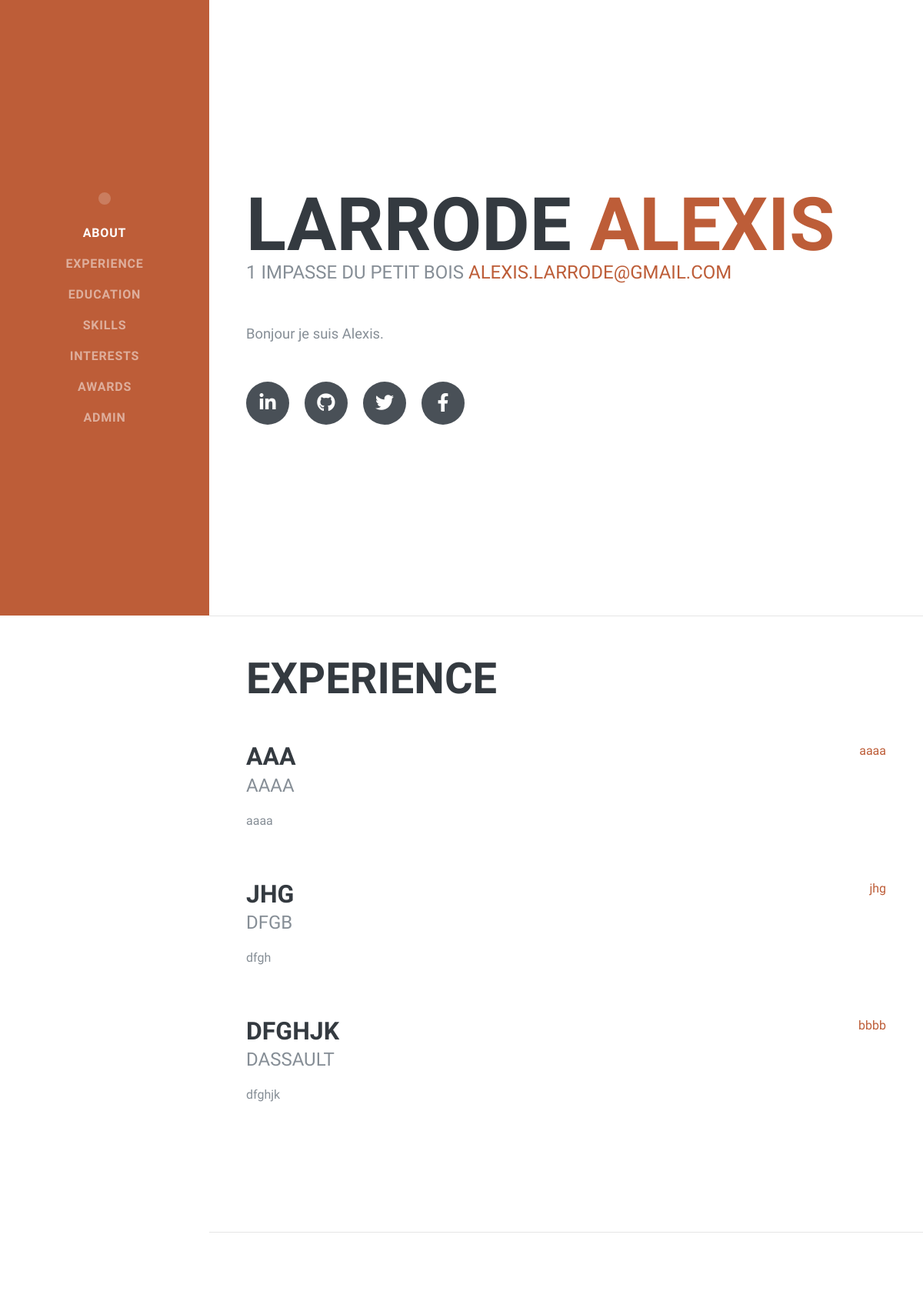
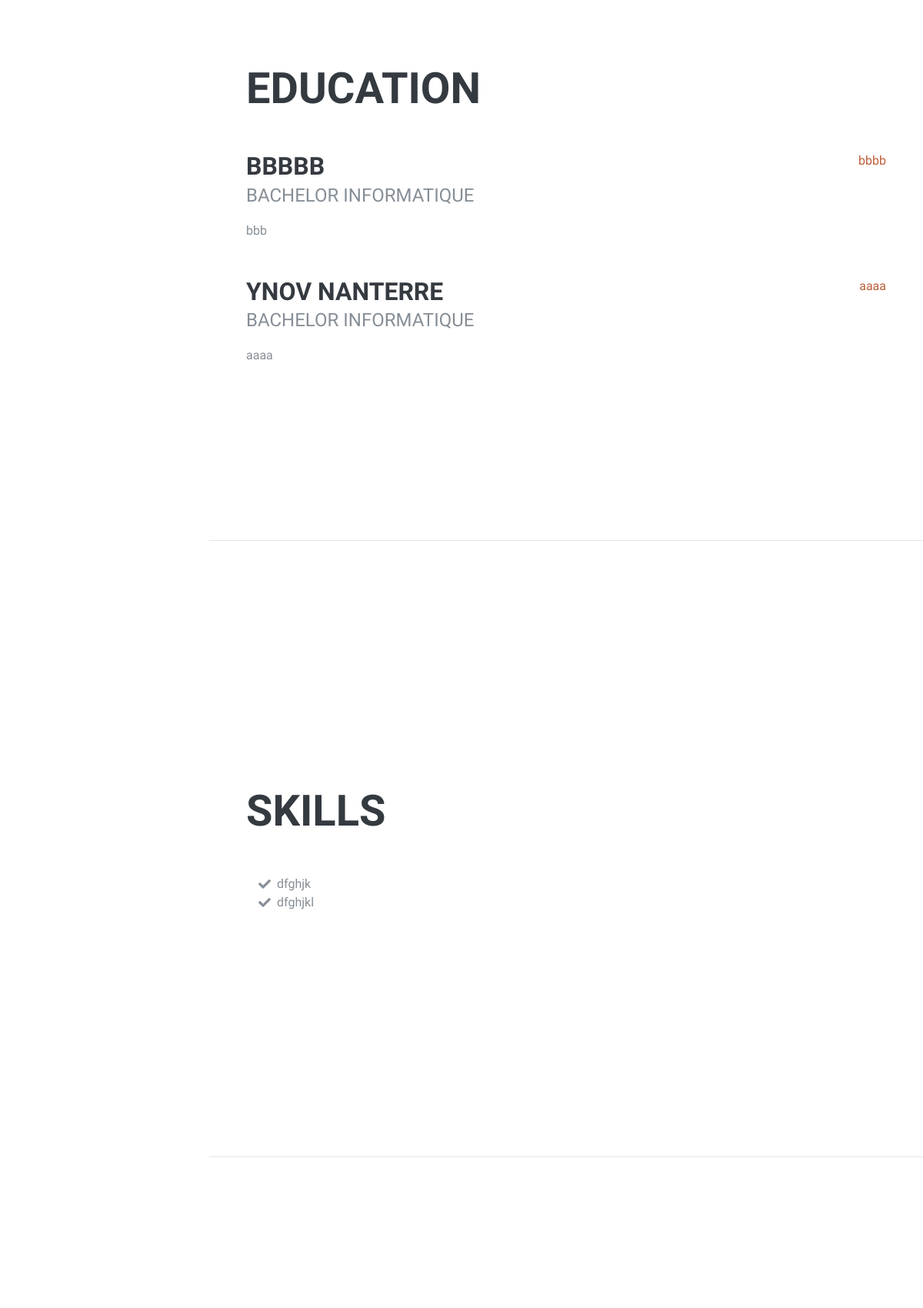
The page / (upper part) on the database its author committed (2 pictures, top to bottom).
### tables this page shows
CREATE TABLE `membre` (
  `id` char(30) NOT NULL,
  `pseudo` varchar(20) NOT NULL,
  `mdp` varchar(32) NOT NULL,
  `nom` varchar(20) NOT NULL,
  `prenom` varchar(20) NOT NULL,
  `email` varchar(50) NOT NULL,
  `civilite` enum('m','f') NOT NULL,
  `ville` varchar(20) NOT NULL,
  `code_postal` int(5) UNSIGNED ZEROFILL NOT NULL,
  `adresse` varchar(50) NOT NULL,
  `statut` int(1) NOT NULL DEFAULT 0,
  `info` char(200) DEFAULT NULL
);

CREATE TABLE `experience` (
  `id` int(2) NOT NULL,
  `poste` varchar(30) DEFAULT NULL,
  `employeur` varchar(30) DEFAULT NULL,
  `duree` varchar(30) DEFAULT NULL,
  `info` char(200) DEFAULT NULL
);

CREATE TABLE `education` (
  `id` int(2) NOT NULL,
  `etablissement` varchar(30) NOT NULL,
  `formation` varchar(30) NOT NULL,
  `duree` varchar(30) NOT NULL,
  `info` varchar(200) NOT NULL
);

CREATE TABLE `skills` (
  `id` int(2) NOT NULL,
  `info` varchar(100) DEFAULT NULL
);

### index.php (called while the page is built)
<?php
require_once('inc/init.inc.php');
require_once('inc/navigation.inc.php');
require_once('inc/about.inc.php');
require_once('inc/experience.inc.php');
require_once('inc/education.inc.php');
require_once('inc/skills.inc.php');
require_once('inc/interests.inc.php');
require_once('inc/awards.inc.php');
?>

### inc/experience.inc.php (the view)
<section class="resume-section p-3 p-lg-5 d-flex justify-content-center" id="experience">
  <div class="w-100">
    <h2 class="mb-5">Experience</h2>
    <?php
    $result = $mysqli->query("SELECT * FROM experience");
    while($experience = $result->fetch_assoc()){ ?>
      <div class="resume-item d-flex flex-column flex-md-row justify-content-between mb-5">
        <div class="resume-content">
          <h3 class="mb-0"><?php echo "$experience[poste]"?></h3>
          <div class="subheading mb-3"><?php echo "$experience[employeur]"?></div>
          <p><?php echo "$experience[info]"?></p>
        </div>
        <div class="resume-date text-md-right">
          <span class="text-primary"><?php echo "$experience[duree]"?></span>
        </div>
      </div>
      <?php
    }?>
  </div>
</section>
<hr class="m-0">

### inc/navigation.inc.php (shortened to what this page needs)
<!DOCTYPE html>
<html lang="en">
<head>
  <link href="vendor/bootstrap/css/bootstrap.min.css" rel="stylesheet">
  <link href="vendor/fontawesome-free/css/all.min.css" rel="stylesheet">
  <link href="css/resume.min.css" rel="stylesheet">
</head>
<body id="page-top">
  <nav class="navbar navbar-expand-lg navbar-dark bg-primary fixed-top" id="sideNav">
    <a class="navbar-brand js-scroll-trigger" href="#page-top">
      <span class="d-none d-lg-block">
        <img class="img-fluid img-profile rounded-circle mx-auto mb-2" src="" alt="">
      </span>
    </a>
    <div class="collapse navbar-collapse" id="navbarSupportedContent">
      <ul class="navbar-nav">
        <li class="nav-item">
          <a class="nav-link js-scroll-trigger" href="#about">About</a>
        </li>
        <li class="nav-item">
          <a class="nav-link js-scroll-trigger" href="#experience">Experience</a>
        </li>
        <li class="nav-item">
          <a class="nav-link js-scroll-trigger" href="#education">Education</a>
        </li>
        <li class="nav-item">
          <a class="nav-link js-scroll-trigger" href="#skills">Skills</a>
        </li>
        <li class="nav-item">
          <a class="nav-link js-scroll-trigger" href="#interests">Interests</a>
        </li>
        <li class="nav-item">
          <a class="nav-link js-scroll-trigger" href="#awards">Awards</a>
        </li>
        <li class="nav-item">
          <a class="nav-link js-scroll-trigger" href="connection.php">Admin<?php if(internauteEstConnecteEtEstAdmin()){echo'(connecté)';}?></a>
        </li>
      </ul>
    </div>
  </nav>

### inc/about.inc.php
<div class="container-fluid p-0">
<?php
$result = $mysqli->query("SELECT * FROM membre WHERE prenom='Alexis'");
$membre = $result->fetch_assoc();
?>
<section class="resume-section p-3 p-lg-5 d-flex align-items-center" id="about">
  <div class="w-100">
    <h1 class="mb-0"><?php echo "$membre[nom]";?>
      <span class="text-primary"><?php echo "$membre[prenom]";?></span>
    </h1>
    <div class="subheading mb-5"><?php echo "$membre[adresse]";?>
      <a href="mailto:name@email.com"><?php echo "$membre[email]";?></a>
    </div>
    <p class="lead mb-5"><?php echo "$membre[info]";?></p>
    <div class="social-icons">
      <a href="#">
        <i class="fab fa-linkedin-in"></i>
      </a>
      <a href="#">
        <i class="fab fa-github"></i>
      </a>
      <a href="#">
        <i class="fab fa-twitter"></i>
      </a>
      <a href="#">
        <i class="fab fa-facebook-f"></i>
      </a>
    </div>
  </div>
</section>
<hr class="m-0">

### inc/education.inc.php
<section class="resume-section p-3 p-lg-5 d-flex align-items-center" id="education">
  <div class="w-100">
    <h2 class="mb-5">Education</h2>
    <?php
    $result = $mysqli->query("SELECT * FROM education");
    while($education = $result->fetch_assoc()){ ?>
      <div class="resume-item d-flex flex-column flex-md-row justify-content-between mb-5">
        <div class="resume-content">
          <h3 class="mb-0"><?php echo "$education[etablissement]"?></h3>
          <div class="subheading mb-3"><?php echo "$education[formation]"?></div>
          <div><?php echo "$education[info]"?></div>
        </div>
        <div class="resume-date text-md-right">
          <span class="text-primary"><?php echo "$education[duree]"?></span>
        </div>
      </div>
      <?php
    }?>
  </div>
</section>
<hr class="m-0">

### inc/skills.inc.php
<section class="resume-section p-3 p-lg-5 d-flex align-items-center" id="skills">
  <div class="w-100">
    <h2 class="mb-5">Skills</h2>
    <?php
    $result = $mysqli->query("SELECT * FROM skills");
    while($skills = $result->fetch_assoc()){ ?>
    <ul class="fa-ul mb-0">
      <li>
        <i class="fa-li fa fa-check"></i>
        <?php echo "$skills[info]"?>
      </li>
    </ul><?php
    }?>
  </div>
</section>
<hr class="m-0">

### inc/interests.inc.php (shortened to what this page needs)
<section class="resume-section p-3 p-lg-5 d-flex align-items-center" id="interests">
</section>

### inc/awards.inc.php (shortened to what this page needs)
  </div>
</body>
</html>

### rows shown on the page
membre: nom "LARRODE", prenom "ALEXIS", adresse "1 IMPASSE DU PETIT BOIS", email "ALEXIS.LARRODE@GMAIL.COM", info "Bonjour je suis Alexis."
experience: poste "AAA", employeur "AAAA", info "aaaa", duree "aaaa"
experience: poste "JHG", employeur "DFGB", info "dfgh", duree "jhg"
experience: poste "DFGHJK", employeur "DASSAULT", info "dfghjk", duree "bbbb"
education: etablissement "BBBBB", formation "BACHELOR INFORMATIQUE", info "bbb", duree "bbbb"
education: etablissement "YNOV NANTERRE", formation "BACHELOR INFORMATIQUE", info "aaaa", duree "aaaa"
skills: info "dfghjk"
skills: info "dfghjkl"
